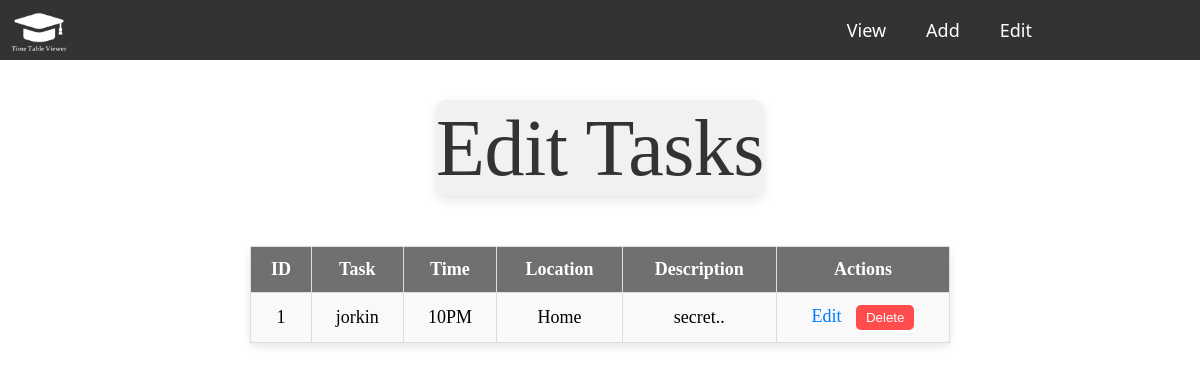
Page /view_timetable on the earlier database version.
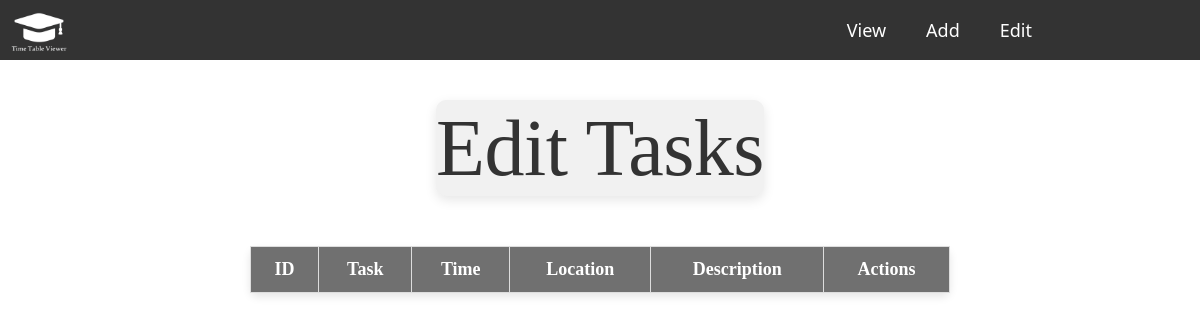
Same page on the later database version.
### tables this page shows
CREATE TABLE "day" (
	"task"	TEXT NOT NULL,
	"time"	TEXT NOT NULL,
	"location"	TEXT NOT NULL,
	"description"	TEXT NOT NULL,
	"id"	INTEGER NOT NULL,
	PRIMARY KEY("id" AUTOINCREMENT)
);

### app.py (the view)
@app.route('/view_timetable', methods=('POST', 'GET'))
def view_timetable ():
    conn = get_db_connection()
    sql = "SELECT * FROM day"
    day = conn.execute(sql).fetchall()
    conn.close()
    return render_template('view_timetable.html', day=day)

### app.py (called while the page is built)
def get_db_connection():
    conn = sqlite3.connect('TimeTable.db')
    conn.row_factory = sqlite3.Row
    return conn

### templates/view_timetable.html (shortened to what this page needs)
{% extends 'index.html' %}
{% block body %}
{% block content %}
<body>
<h2 class="cleanheader">Edit Tasks</h2>
<table id="viewtask">
    <thead>
        <tr>
            <th>ID</th>
            <th>Task</th>
            <th>Time</th>
            <th>Location</th>
            <th>Description</th>
            <th>Actions</th>
        </tr>
    </thead>
    <tbody>
        {% for day in day %}
        <tr>
            <td>{{ day.id }}</td>
            <td>{{ day.task }}</td>
            <td>{{ day.time }}</td>
            <td>{{ day.location }}</td>
            <td>{{ day.description }}</td>
            <td>
            <a class="edit" href="{{ url_for('edit_timetable', id=day.id) }}">Edit</a>
            <form action="{{ url_for('delete_timetable', id=day.id) }}" method="post" style="display:inline;">
                    <button class="psbutton" type="submit">Delete</button>
            </td>
        </tr>
        {% endfor %}
    </tbody>
</table>
{% endblock %}
{% endblock %}

Differences in the rows shown:
removed day: id "1", task "jorkin", time "10PM", location "Home", description "secret.."
